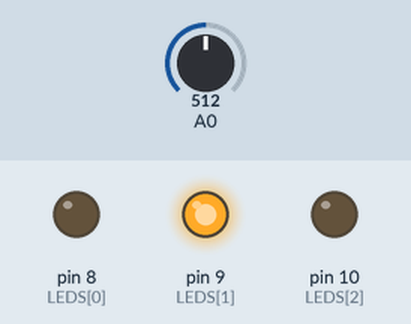
This sketch was run on a simulated Arduino Uno, built with avr-gcc and run on an emulated ATmega328P. Shown: output pins drawn as LEDs (lit = HIGH). The test bench sets the inputs (shaded band); at power-on: A0 = 512.

Above: at 1.2 s.
1.3 s: A0 set to 357
2.8 s: A0 set to 323
At 4.0 s:
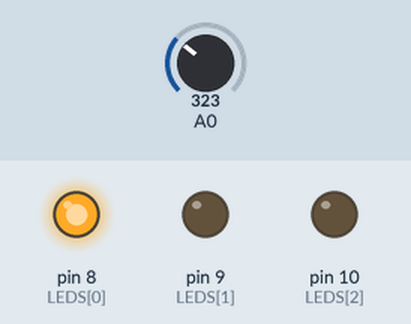
4.3 s: A0 set to 692
At 5.5 s:
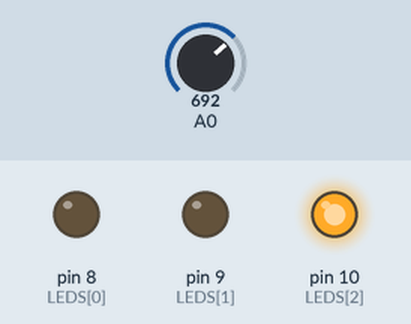
5.8 s: A0 set to 668
At 7.0 s:
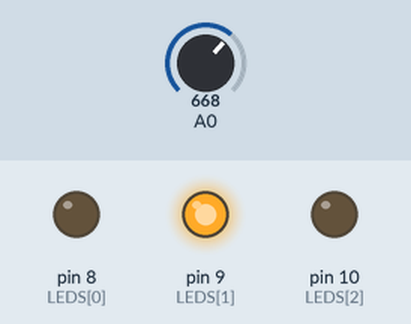
7.3 s: A0 set to 716
At 8.6 s:
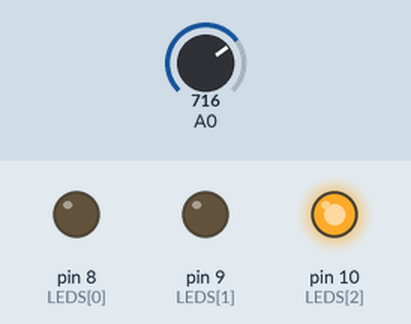
Timing chart, 0 to 9.8 s (numbered marks = the images above; inputs shaded):
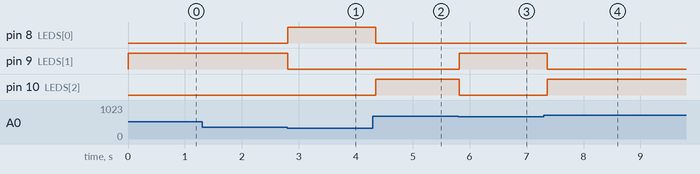

The sketch:

Projeto_160_Indicador_analogico_em_tres_faixas.ino
```cpp
// Projeto 160 - Indicador analogico em tres faixas
// Arduino Uno | Arduino Neon Lab

const byte LEDS[]={8,9,10};
void setup(){for(byte p:LEDS)pinMode(p,OUTPUT);}
void loop(){
 int v=analogRead(A0);
 byte faixa=v<341?0:(v<682?1:2);
 for(byte i=0;i<3;i++)digitalWrite(LEDS[i],i==faixa);
 delay(70);
}
```

Measured:
- the behaviour switches between 341 and 340 on A0 (found by bisection; images 0 and 1)
- the behaviour switches between 682 and 681 on A0 (found by bisection; images 2 and 3)
- after the input at 1.3 s, every drawn part: stays the same
- after the input at 2.8 s, pin 8 (LEDS[0]): LOW → HIGH at once; pin 9 (LEDS[1]): HIGH → LOW at once
- after the input at 4.3 s, pin 8 (LEDS[0]): HIGH → LOW after 0.05 s; pin 10 (LEDS[2]): LOW → HIGH after 0.05 s
- after the input at 5.8 s, pin 9 (LEDS[1]): LOW → HIGH at once; pin 10 (LEDS[2]): HIGH → LOW at once
- after the input at 7.3 s, pin 9 (LEDS[1]): HIGH → LOW after 0.06 s; pin 10 (LEDS[2]): LOW → HIGH after 0.06 s
